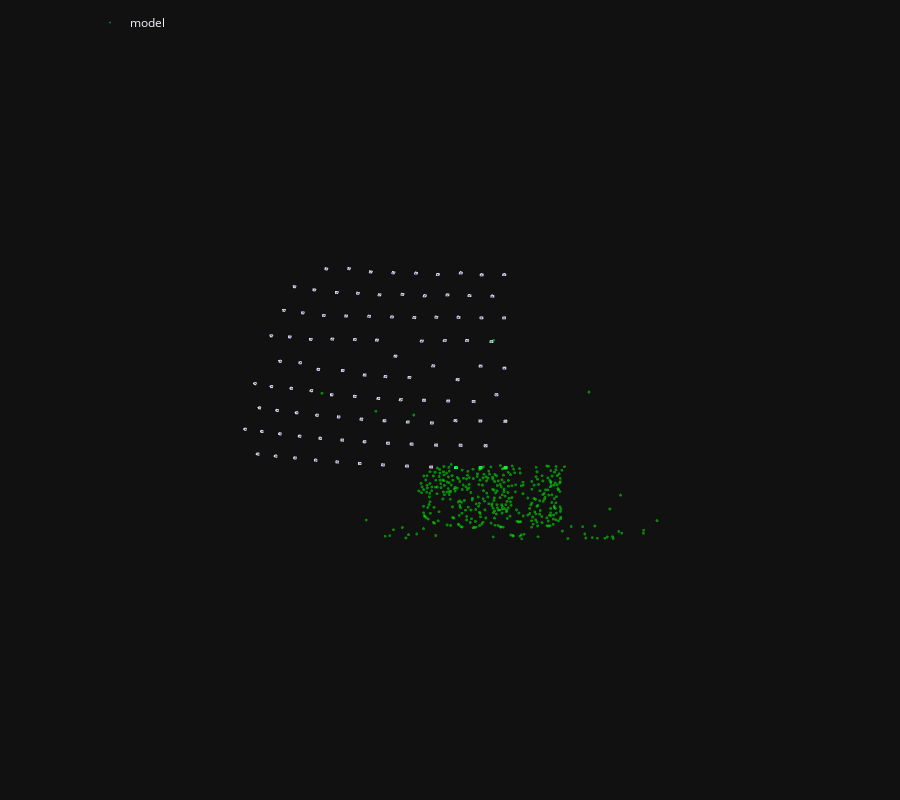

Here is the notebook cell this chart was saved with:
### Markdown cell above
Здесь изображены все найденные позы для query изображений, рядом с ними также расположена SfM.

### Code cell
args = dict(max_reproj_error=3.0, min_track_length=2, cs=1)

fig3d = init_figure()
for index, ret in result_dict.items():
    pose = pycolmap.Image(tvec=ret.tvec, qvec=ret.qvec)
    plot_camera_colmap(fig3d, pose, pinhole_camera, color='rgba(128,128,255,0.5)', 
                       name=ret.name, legendgroup="refined")
plot_reconstruction(fig3d, model, color='rgba(0, 255, 0, 0.5)', name="model", **args)
    
fig3d.show()

fig3d.write_html(result_dir / "dragon_query_localizer.html")
